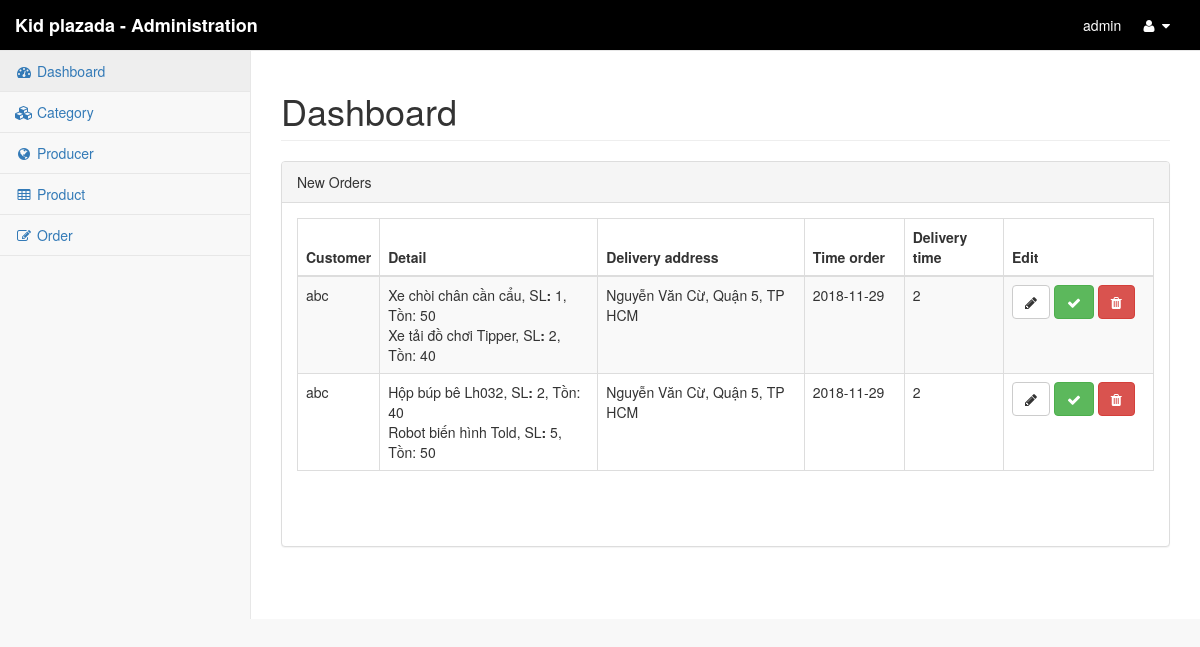
Page /Kidplazada_website/dashboard/dashboard.php (signed in) on the committed database.
### tables this page shows
CREATE TABLE `order`  (
  `id` int(11) NOT NULL AUTO_INCREMENT,
  `username` varchar(50) NULL DEFAULT NULL,
  `orderTime` date NULL DEFAULT NULL,
  `status` varchar(20) NULL DEFAULT 'chờ duyệt',
  `deliveryAddress` varchar(100) NULL DEFAULT NULL,
  `deliveryDays` int(11) NULL DEFAULT 2,
  `total` int(11) NULL DEFAULT NULL,
  PRIMARY KEY (`id`) USING BTREE
);

CREATE TABLE `orderdetail`  (
  `id` int(11) NOT NULL AUTO_INCREMENT,
  `product` varchar(10) NULL DEFAULT NULL,
  `count` int(11) NULL DEFAULT NULL,
  `orderID` int(11) NULL DEFAULT NULL,
  PRIMARY KEY (`id`) USING BTREE
);

CREATE TABLE `product`  (
  `id` varchar(10) NOT NULL,
  `name` varchar(50) NULL DEFAULT NULL,
  `category` int(20) NULL DEFAULT NULL,
  `producer` int(20) NULL DEFAULT NULL,
  `description` varchar(1000) NULL DEFAULT NULL,
  `image` varchar(200) NULL DEFAULT NULL,
  `views` int(11) NOT NULL DEFAULT 0,
  `add_date` date NULL DEFAULT NULL,
  `buyCount` int(11) NOT NULL DEFAULT 0,
  `price` bigint(20) NULL DEFAULT NULL,
  `nation` varchar(20) NULL DEFAULT NULL,
  `count` int(11) NULL DEFAULT NULL,
  PRIMARY KEY (`id`) USING BTREE
);

### Kidplazada_website/dashboard/dashboard.php (called while the page is built, shortened)
<?php
    include("template.php")
?>

### Kidplazada_website/dashboard/body/dashboard.body.php (the view, shortened to what this page needs)
<div id="page-wrapper">
            <div class="row">
                <div class="col-lg-12">
                    <h1 class="page-header">Dashboard</h1>
                </div>
                <div class="col-lg-12">
                    <div class="panel panel-default">
                        <div class="panel-heading">
                        <div>New Orders</div>
                        </div>
                        <div class="panel-body">
                            <table width="100%" class="table table-striped table-bordered table-hover" id="dataTables-example">
                                <thead>
                                    <tr>
                                        <th>Customer</th>
                                        <th>Detail</th>
                                        <th>Delivery address</th>
                                        <th style="width: 100px">Time order</th>
                                        <th>Delivery time</th>
                                        <th>Edit</th>
                                    </tr>
                                </thead>
                                <tbody>
                                    <?php
                                        $status=0;
                                        $limit=5;
                                        $table=mysqli_query($connect,"select * from `order` where status='chờ duyệt' limit $status, $limit");
                                        while($row = mysqli_fetch_array($table))
                                        {
                                    ?>
                                    <tr class="odd gradeX">
                                        <td><?= $row["username"] ?></td>
                                        <td>
                                            <?php
                                                $detail=$row["id"];
                                                $table2=mysqli_query($connect,"select product.name ,orderdetail.count, product.count as proCount from orderdetail, product where orderID=$detail and orderdetail.product=product.id");
                                                while ($row2 = mysqli_fetch_array($table2))
                                                {
                                            ?>
                                                <?= $row2["name"] ?>, SL<b>:</b> <?= $row2["count"] ?>, Tồn: <?= $row2["proCount"] ?><br>
                                            <?php
                                                }
                                            ?>
                                        </td>
                                        <td><?= $row["deliveryAddress"] ?></td>
                                        <td><?= $row["orderTime"] ?></td>
                                        <td><?= $row["deliveryDays"] ?></td>
                                        <td width="150px">
                                            <a class="btn btn-default" data-toggle="modal" data-target="#<?= $row["id"] ?>"><em class="fa fa-pencil"></em></a>
			                            	<a class="btn btn-success" href="process.php?update=<?= $row["id"] ?>&cmd=update `order` set status='chưa giao' where id=<?= $row["id"] ?>&selfpage=dashboard.php"><em class="fa fa-check"></em></a>
			                            	<a class="btn btn-danger" href="process.php?cmd=delete from `order` where id='<?= $row["id"] ?>';delete from orderdetail where orderID='<?= $row["id"] ?>'&selfpage=dashboard.php"><em class="fa fa-trash"></em></a>
                            			</td>
                                    </tr>
                                    <?php
                                        }
                                    ?>
                                </tbody>
                            </table>
                        </div>
                    </div>
                </div>
            </div>
</div>

### rows in the picture
order: username "abc", deliveryAddress "Nguyễn Văn Cừ, Quận 5, TP HCM", orderTime "2018-11-29", deliveryDays "2"
orderdetail: product.name "Xe chòi chân cần cẩu", count "1", product.count "50"
orderdetail: product.name "Xe tải đồ chơi Tipper", count "2", product.count "40"
order: username "abc", deliveryAddress "Nguyễn Văn Cừ, Quận 5, TP HCM", orderTime "2018-11-29", deliveryDays "2"
orderdetail: product.name "Hộp búp bê Lh032", count "2", product.count "40"
orderdetail: product.name "Robot biến hình Told", count "5", product.count "50"

### other values in the picture
$_SESSION["plazadakid_user"] "admin"
